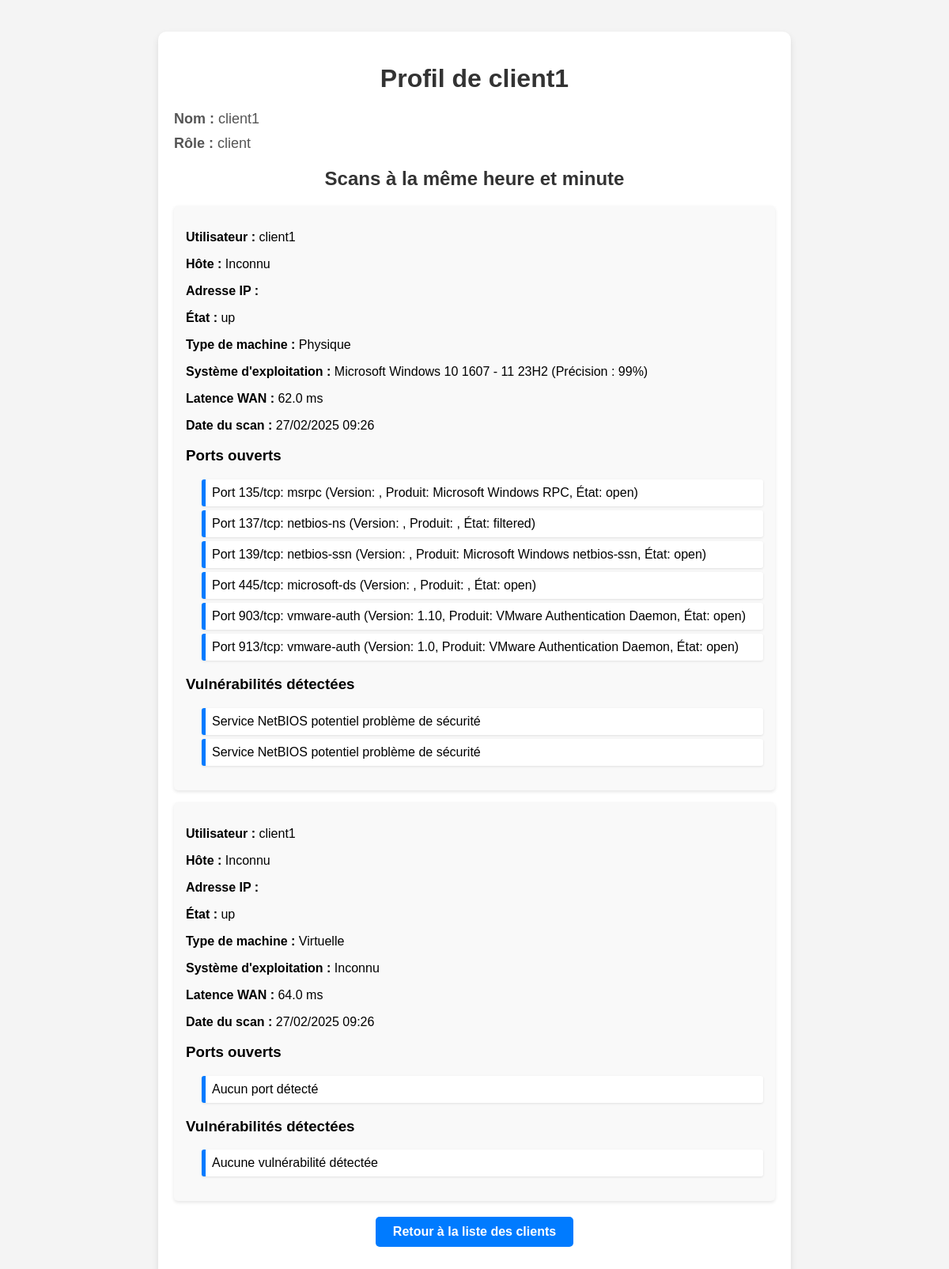
/client_profile/2 (signed in), run on the app's committed database.
### models.py (models this page shows, shortened)
class User(db.Model):
    id = db.Column(db.Integer, primary_key=True)
    name = db.Column(db.String(100), nullable=False)
    username = db.Column(db.String(120), unique=True, nullable=False)
    password_hash = db.Column(db.String(200), nullable=False)
    role = db.Column(db.String(20), nullable=False, default='client')
    scan_results = db.relationship('ScanResult', backref='user', lazy=True)

class ScanResult(db.Model):
    id = db.Column(db.Integer, primary_key=True)
    user_id = db.Column(db.Integer, db.ForeignKey('user.id'), nullable=False)  # Clé étrangère vers la table User
    hostname = db.Column(db.String(200), nullable=False)
    state = db.Column(db.String(50), nullable=False)
    machine_type = db.Column(db.String(50), nullable=False)
    os = db.Column(db.String(500), nullable=True)
    wan_latency = db.Column(db.Float, nullable=True)
    timestamp = db.Column(db.DateTime, default=datetime.utcnow, server_default=func.now(), nullable=False)
    ports = db.relationship('Port', backref='scan_result', lazy=True, cascade="all, delete-orphan")
    vulnerabilities = db.relationship('Vulnerability', backref='scan_result', lazy=True, cascade="all, delete-orphan")

class Port(db.Model):
    id = db.Column(db.Integer, primary_key=True)
    scan_id = db.Column(db.Integer, db.ForeignKey('scan_result.id'), nullable=False)  # Clé étrangère
    port_info = db.Column(db.String(255), nullable=False)  # Stocke le port sous format "Port 445/tcp: microsoft-ds"

class Vulnerability(db.Model):
    id = db.Column(db.Integer, primary_key=True)
    scan_id = db.Column(db.Integer, db.ForeignKey('scan_result.id'), nullable=False)  # Clé étrangère
    vulnerability_info = db.Column(db.String(255), nullable=False)  # Stocke la description de la vulnérabilité

### Nester/app.py (the view)
@app.route('/client_profile/<int:id>')
def client_profile(id):
    client = User.query.get_or_404(id)
    last_scan = ScanResult.query.filter(
        ScanResult.user_id == client.id
    ).order_by(ScanResult.timestamp.desc()).first()
    scans = []
    if last_scan:
        scans = ScanResult.query.filter(
            extract('hour', ScanResult.timestamp) == last_scan.timestamp.hour,
            extract('minute', ScanResult.timestamp) == last_scan.timestamp.minute
        ).all()
    return render_template('client_profile.html', client=client, scans=scans, last_scan=last_scan)

### Nester/templates/client_profile.html (shortened to what this page needs)
<!DOCTYPE html>
<html lang="fr">
<head>
    <link rel="stylesheet" type="text/css" href="{{ url_for('static', filename='css/all.min.css') }}">
    <link rel="stylesheet" type="text/css" href="{{ url_for('static', filename='css/framework.css') }}">
    <link rel="stylesheet" type="text/css" href="{{ url_for('static', filename='css/master.css') }}">
</head>
<body>
    <div class="profile-container">
        <h1>Profil de {{ client.username }}</h1>
        <div class="info">
            <p><strong>Nom :</strong> {{ client.name }}</p>
            <p><strong>Rôle :</strong> {{ client.role }}</p>
        </div>
        <h2>Scans à la même heure et minute</h2>
        {% if scans %}
            {% for scan in scans %}
                <div class="scan-result">
                    <p><strong>Utilisateur :</strong> {{ scan.user.username }}</p>
                    <p><strong>Hôte :</strong> {{ scan.hostname }}</p>
                    <p><strong>Adresse IP :</strong> {{ scan.host }}</p>
                    <p><strong>État :</strong> {{ scan.state }}</p>
                    <p><strong>Type de machine :</strong> {{ scan.machine_type }}</p>
                    <p><strong>Système d'exploitation :</strong> {{ scan.os }}</p>
                    <p><strong>Latence WAN :</strong> {{ scan.wan_latency }} ms</p>
                    <p><strong>Date du scan :</strong> {{ scan.timestamp.strftime('%d/%m/%Y %H:%M') }}</p>
                    {% if scan.ports %}
                        <h3>Ports ouverts</h3>
                        <ul class="ports">
                            {% for port in scan.ports %}
                                <li>{{ port.port_info }}</li>
                            {% endfor %}
                        </ul>
                    {% else %}
                        <p>Aucun port ouvert détecté.</p>
                    {% endif %}
                    {% if scan.vulnerabilities %}
                        <h3>Vulnérabilités détectées</h3>
                        <ul class="vulnerabilities">
                            {% for vuln in scan.vulnerabilities %}
                                <li>{{ vuln.vulnerability_info }}</li>
                            {% endfor %}
                        </ul>
                    {% else %}
                        <p>Aucune vulnérabilité détectée.</p>
                    {% endif %}
                </div>
            {% endfor %}
        {% else %}
            <p>Aucun autre scan trouvé à la même heure et minute.</p>
        {% endif %}
        <a href="{{ url_for('clients') }}" class="back-btn">Retour à la liste des clients</a>
    </div>
</body>
</html>

### Nester/static/css/framework.css (style rules this page uses)
:root { --blue-color: #0075ff; --blue-alt-color: #0d69d5; --orange-color: #f59e0b; --green-color: #22c55e; --red-color: #f44336; --grey-color: #888; }

### Nester/static/css/master.css (style rules this page uses)
:root { --blue-color: #0075ff; --blue-alt-color: #0d69d5; --orange-color: #f59e0b; --green-color: #22c55e; --red-color: #f44336; --grey-color: #888; }
* { box-sizing: border-box; }
body { font-family: "Open Sans", sans-serif; margin: 0; }
a { text-decoration: none; }
ul { list-style: none; padding: 0; }

### Nester/templates/client_profile.html (style rules this page uses)
body { font-family: Arial, sans-serif; background-color: #f4f4f4; margin: 0; padding: 0; }
.profile-container { max-width: 800px; margin: 40px auto; padding: 20px; background: white; border-radius: 10px; box-shadow: 0 4px 8px rgba(0, 0, 0, 0.1); }
h1, h2 { text-align: center; color: #333; }
.info p { font-size: 18px; color: #555; margin: 10px 0; }
.scan-result { background: #f9f9f9; padding: 15px; margin: 15px 0; border-radius: 5px; box-shadow: 0 2px 4px rgba(0, 0, 0, 0.1); }
.ports, .vulnerabilities { margin-top: 10px; padding-left: 20px; }
.ports li, .vulnerabilities li { background: #fff; margin: 5px 0; padding: 8px; border-left: 5px solid #007bff; border-radius: 3px; list-style-type: none; box-shadow: 0 1px 3px rgba(0, 0, 0, 0.1); }
.back-btn { display: block; margin: 20px auto; padding: 10px; width: 80%; max-width: 250px; background-color: #007bff; color: white; text-decoration: none; font-weight: bold; text-align: center; border-radius: 5px; }

### data on the page
User: username "client1", name "client1", role "client"
ScanResult: user.username "client1", hostname "Inconnu", state "up", machine_type "Physique", os "Microsoft Windows 10 1607 - 11 23H2 (Précision : 99%)", wan_latency "62.0", timestamp "27/02/2025 09:26"
Port: port_info "Port 135/tcp: msrpc (Version: , Produit: Microsoft Windows RPC, État: open)"
Port: port_info "Port 137/tcp: netbios-ns (Version: , Produit: , État: filtered)"
Port: port_info "Port 139/tcp: netbios-ssn (Version: , Produit: Microsoft Windows netbios-ssn, État: open)"
Port: port_info "Port 445/tcp: microsoft-ds (Version: , Produit: , État: open)"
Port: port_info "Port 903/tcp: vmware-auth (Version: 1.10, Produit: VMware Authentication Daemon, État: open)"
Port: port_info "Port 913/tcp: vmware-auth (Version: 1.0, Produit: VMware Authentication Daemon, État: open)"
Vulnerability: vulnerability_info "Service NetBIOS potentiel problème de sécurité"
Vulnerability: vulnerability_info "Service NetBIOS potentiel problème de sécurité"
ScanResult: user.username "client1", hostname "Inconnu", state "up", machine_type "Virtuelle", os "Inconnu", wan_latency "64.0", timestamp "27/02/2025 09:26"
Port: port_info "Aucun port détecté"
Vulnerability: vulnerability_info "Aucune vulnérabilité détectée"
